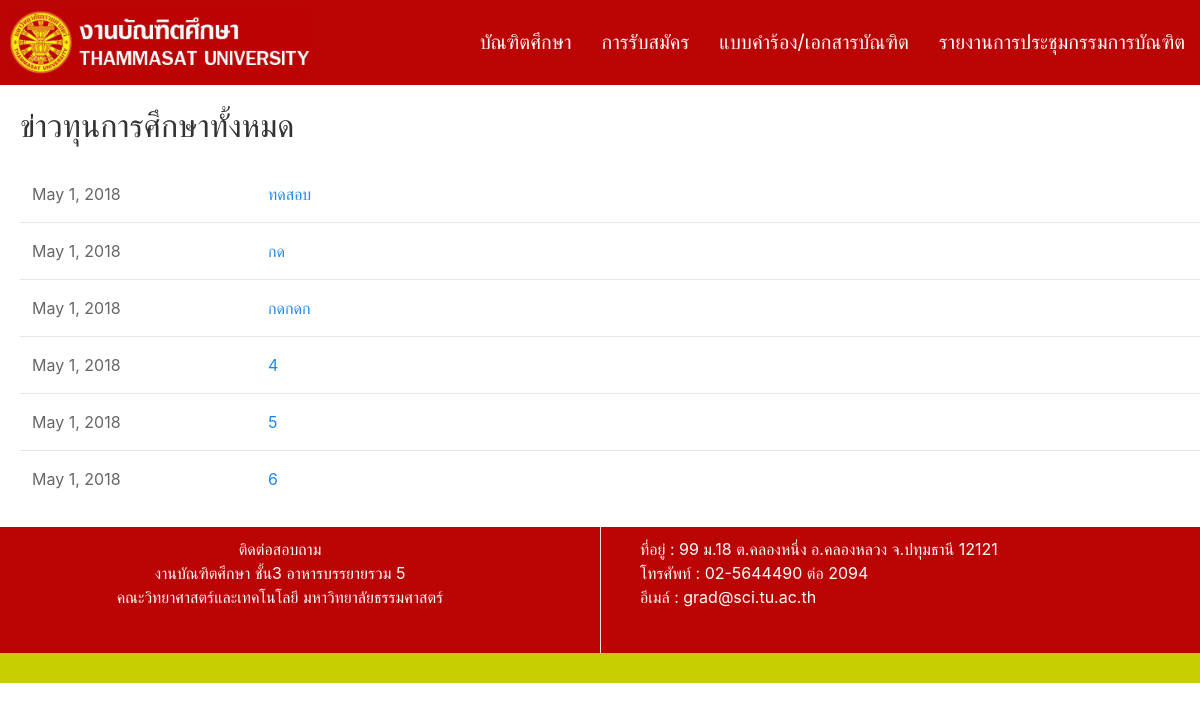
The page /news/fund/ on the database as committed earlier.
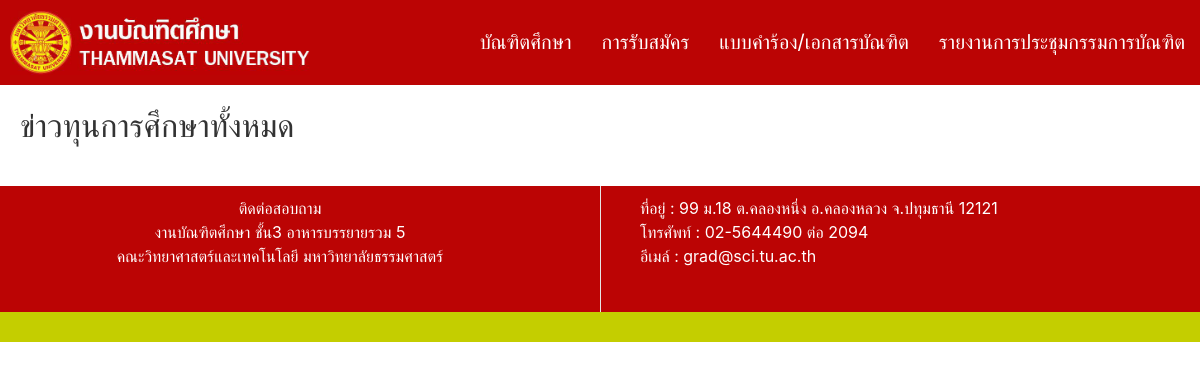
The same page on the database as committed later.
### news/models.py (models this page shows)
class fund(models.Model):
    title = models.CharField(max_length=500)
    date=models.DateField()
    content = models.TextField(max_length=5000)
    file = models.FileField(blank=True)

### news/views.py (the view)
def news_fund(request):
    all_fund = fund.objects.all().order_by('-date')
    return render(request, 'news/news_fund.html',{'all_fund':all_fund})

### news/templates/news/news_fund.html (shortened to what this page needs)
<!DOCTYPE html>
<html>
<head>
    {% load staticfiles %}
    <link rel="stylesheet" type="text/css" href="{% static 'home/uikit.min.css' %}" />
    <link rel="stylesheet" type="text/css" href="{% static 'home/hamburger.css' %}" />
</head>
<body>
  <div class="uk-position-relative">
      <nav class="uk-navbar-container" uk-navbar="mode: click" style="background-color:#bb0404">
          <div class="uk-navbar-left">
              <a href="/home/">
                  <img src="{% static 'home/pictures/b.png' %}" style="width:300px; margin: 10px;" />
              </a>
          </div>
          <div class="uk-navbar-right">
              <ul class="uk-navbar-nav">
                  <li>
                      <a href="#">บัณฑิตศึกษา</a>
                  </li>
                  <li>
                      <a href="/register/">การรับสมัคร</a>
                  </li>
                  <li>
                      <a href="/documents/">แบบคำร้อง/เอกสารบัณฑิต</a>
                  </li>
                  <li>
                      <a href="/meeting/">รายงานการประชุมกรรมการบัณฑิต</a>
                  </li>
              </ul>
          </div>
      </nav>
  </div>
    <div style="margin-left:20px; margin-top:20px;">
        <h2>
            <span class=".uk-text-lead">ข่าวทุนการศึกษาทั้งหมด
            </span>
        </h2>
        <table class="uk-table uk-table-divider uk-table-hover">
            <tbody>
                {% for fund in all_fund %}
                  <tr>
                      <td style="width:20%;">{{ fund.date }}</td>
                      <td>
                          <a class=".uk-text-lead" href="/news/fund/{{ fund.id }}/">{{ fund.title }}</a>
                      </td>
                  </tr>
                {% endfor %}
            </tbody>
        </table>
    </div>
    <div class="uk-grid-divider uk-child-width-expand@s" uk-grid style="background-color:#bb0404;color:white;margin-top:20px;">
        <div style="text-align:center;margin-top:10px; margin-bottom:10px;">
          <span class=".uk-text-lead">ติดต่อสอบถาม</span><br>
          งานบัณฑิตศึกษา ชั้น3 อาหารบรรยายรวม 5
          <br> คณะวิทยาศาสตร์และเทคโนโลยี มหาวิทยาลัยธรรมศาสตร์
          <br>
        </div>
        <div style="text-align:left;">
          <p style="margin-top:10px;">
             ที่อยู่ : 99 ม.18 ต.คลองหนึ่ง อ.คลองหลวง จ.ปทุมธานี 12121
            <br>
             โทรศัพท์ : 02-5644490 ต่อ 2094
            <br>
             อีเมล์ : grad@sci.tu.ac.th
          </p>
          <br>
        </div>
    </div>
    <div style="background-color:#c4ce00;color:white;height:30px;">
    </div>
</body>
</html>

Rows that differ between the two databases and show on the page:
removed fund: date "May 1, 2018", title "ทดสอบ"
removed fund: date "May 1, 2018", title "กด"
removed fund: date "May 1, 2018", title "กดกดก"
removed fund: date "May 1, 2018", title "4"
removed fund: date "May 1, 2018", title "5"
removed fund: date "May 1, 2018", title "6"
